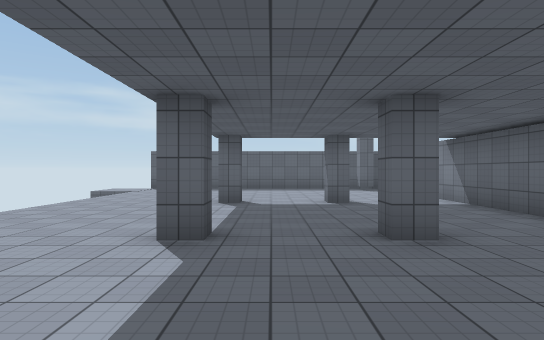
[1] (above)

21 first-person views from a walk through a 3-D level made in the Unity game engine. The camera is 1.5 m above the floor, looks level and sees 75° across. The floor is counted in squares, 2 m on a side. Each view is taken from the middle of a square. On the plan, view 1 faces up. The plan holds only what a view shows up to about 11 squares ahead; the rest is blank. The place goes on beyond the plan. Surface patterns are stand-ins for the level's own textures.

[2]
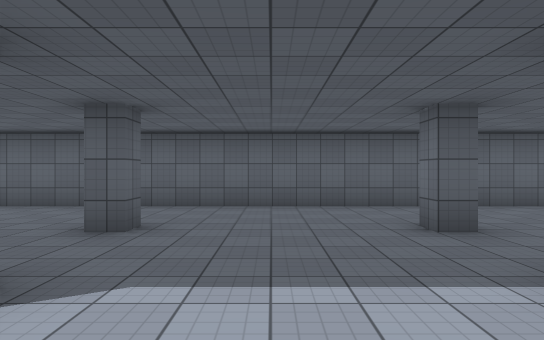

[3]
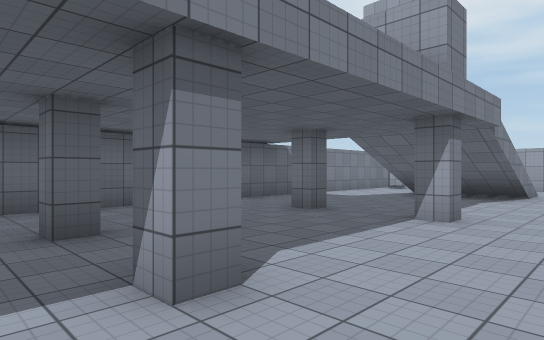

[4]
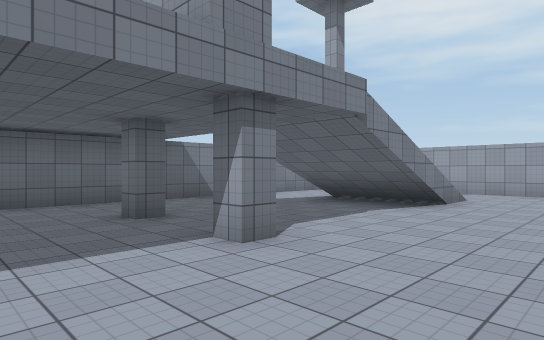

[5]
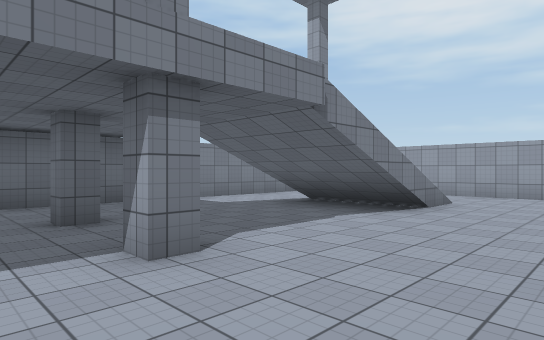

[6]
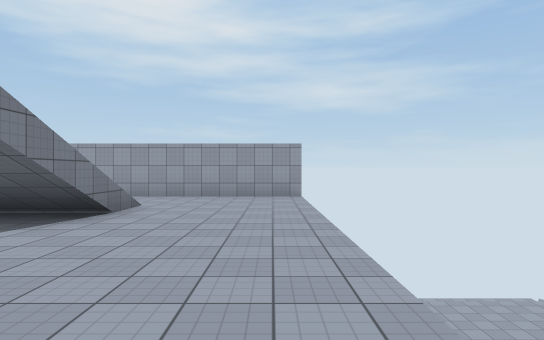

[7]
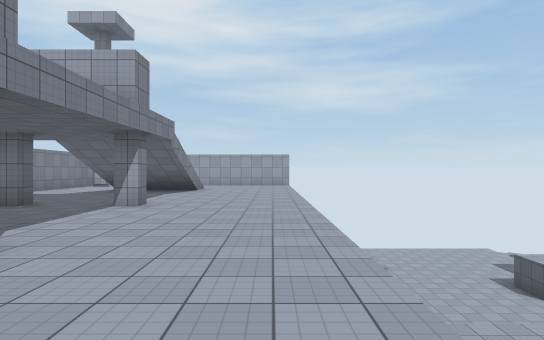

[8]
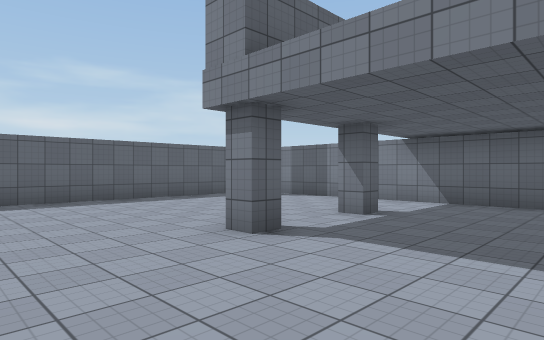

[9]
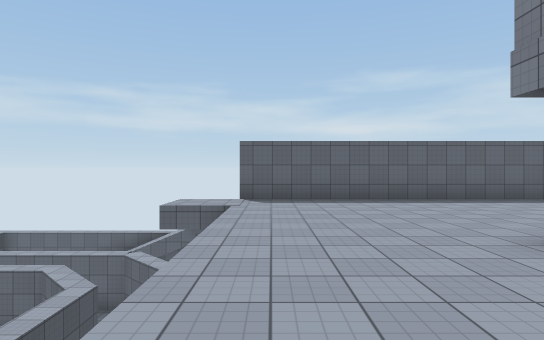

[10]
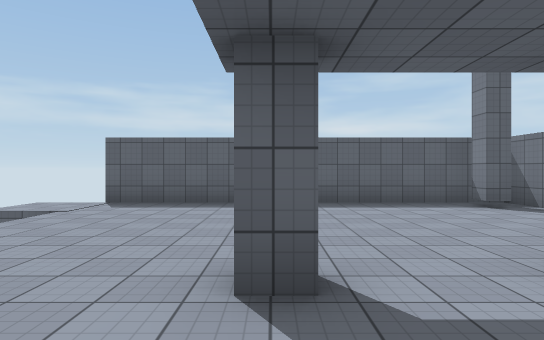

[11]
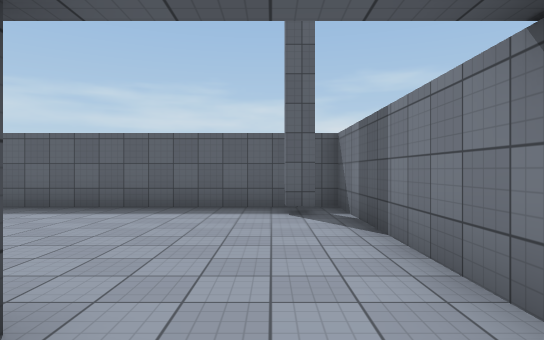

[12]
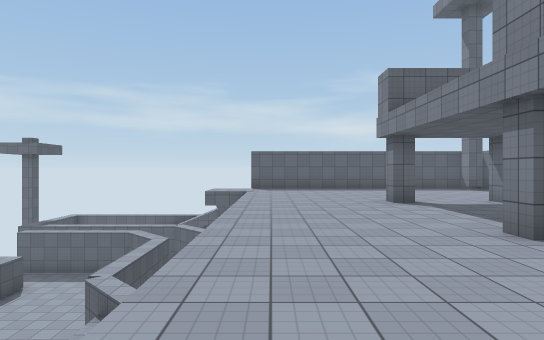

[13]
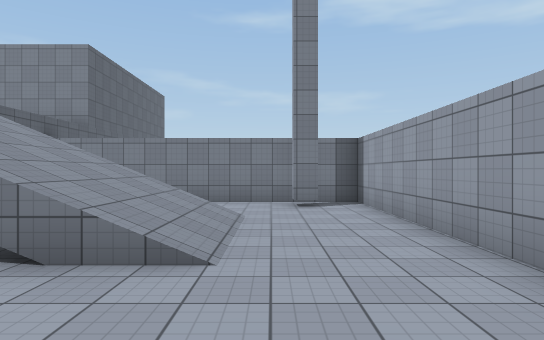

[14]
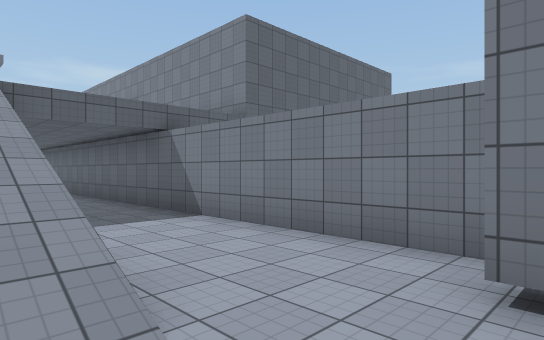

[15]
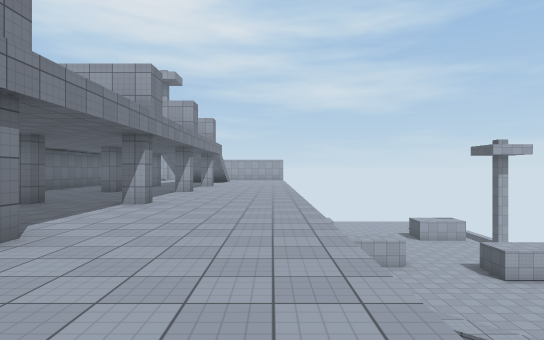

[16]
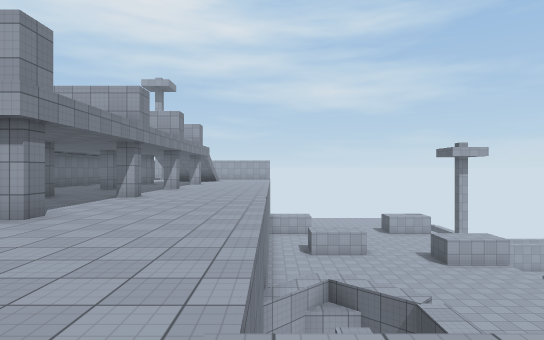

[17]
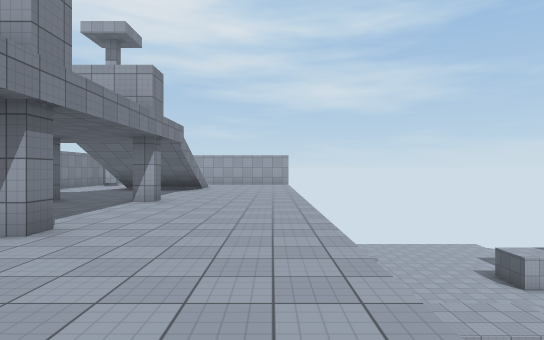

[18]
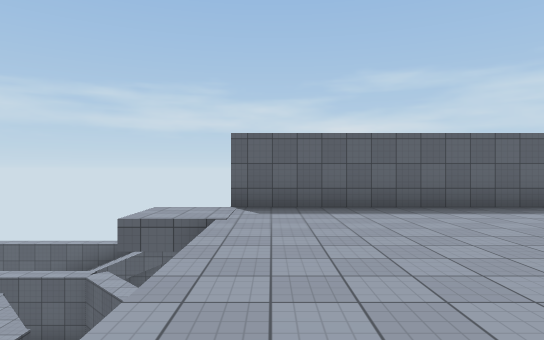

[19]
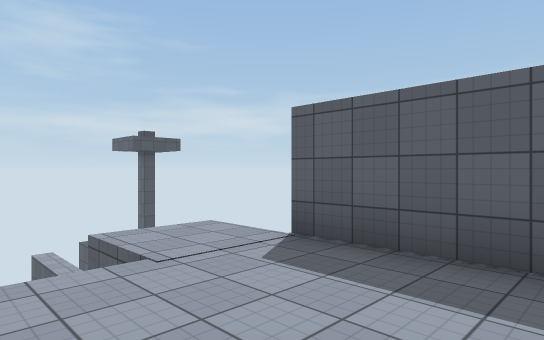

[20]
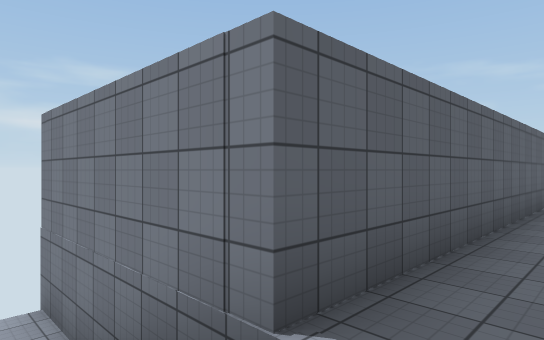

[21]
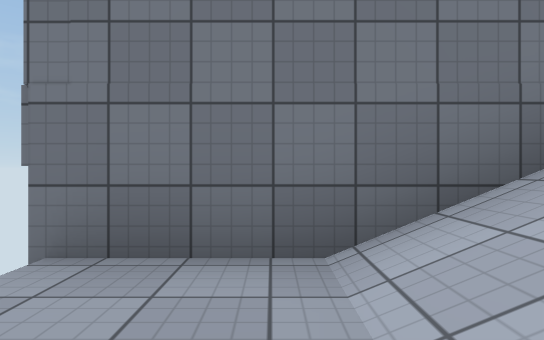

### Floor plan
Key: @ floor where view 1 was taken; # wall or solid block; . main floor; - floor 2 m lower than the main floor; _ floor 6.25 m lower than the main floor; / step, stairs or slope; v drop or lower ground.
Columns run from 13 left of view 1 to 5 right of it. Each row starts with its distance up from view 1.
 19          #
 18     // --#
 17     ///--#
 16        //#
 15         /##########
 14 vvvvvvv//.........#
 13 vvvvvvv...........#
 12     vv vv.........#
 11  vvv v  v.........#
 10  vvvvv  v.........#
  9   vvvv vv.........#
  8    vvvv v...#..#..#
  7      vvvv.........#
  6   vv  vvv.........#
  5  vvv    v.........#
  4 vvvv    v...#..#..#
  3 vvvvv   v.........#
  2  vvvvv  v.........#
  1  vvvvv  v.........#
  0         v...#@.#..#
 -1         v.........#
 -2     vvv v.........#
 -3     vvv v.........#
 -4         v.........#
 -5         v...#..#..#
 -6  vvvvv  v.........#
 -7  vvvvv  v.........#
 -8  vvvvvv v...////..#
 -9         v...////..#
-10         v...////..#
-11         v...////..#
-12    vvv  v.........#
-13   vvvv  v........##
-14  vvvvv  _#########

Positions as (right, up) in squares from view 1, and headings:
1: (0, 0), facing up
2: (-3, 2), facing right
3: (-3, 1), facing down-right
4: (-4, -2), facing down-right
5: (-4, -3), facing down-right
6: (-4, -4), facing down
7: (-4, 3), facing down
8: (-4, 5), facing up-right
9: (-4, 5), facing up
10: (-1, 6), facing up
11: (3, 7), facing up
12: (-4, 0), facing up
13: (-4, -12), facing right
14: (1, -13), facing up-right
15: (-4, 12), facing down
16: (-5, 14), facing down
17: (-4, 4), facing down
18: (-4, 7), facing up
19: (-2, 11), facing up-left
20: (-6, 13), facing up-right
21: (-7, 17), facing right
